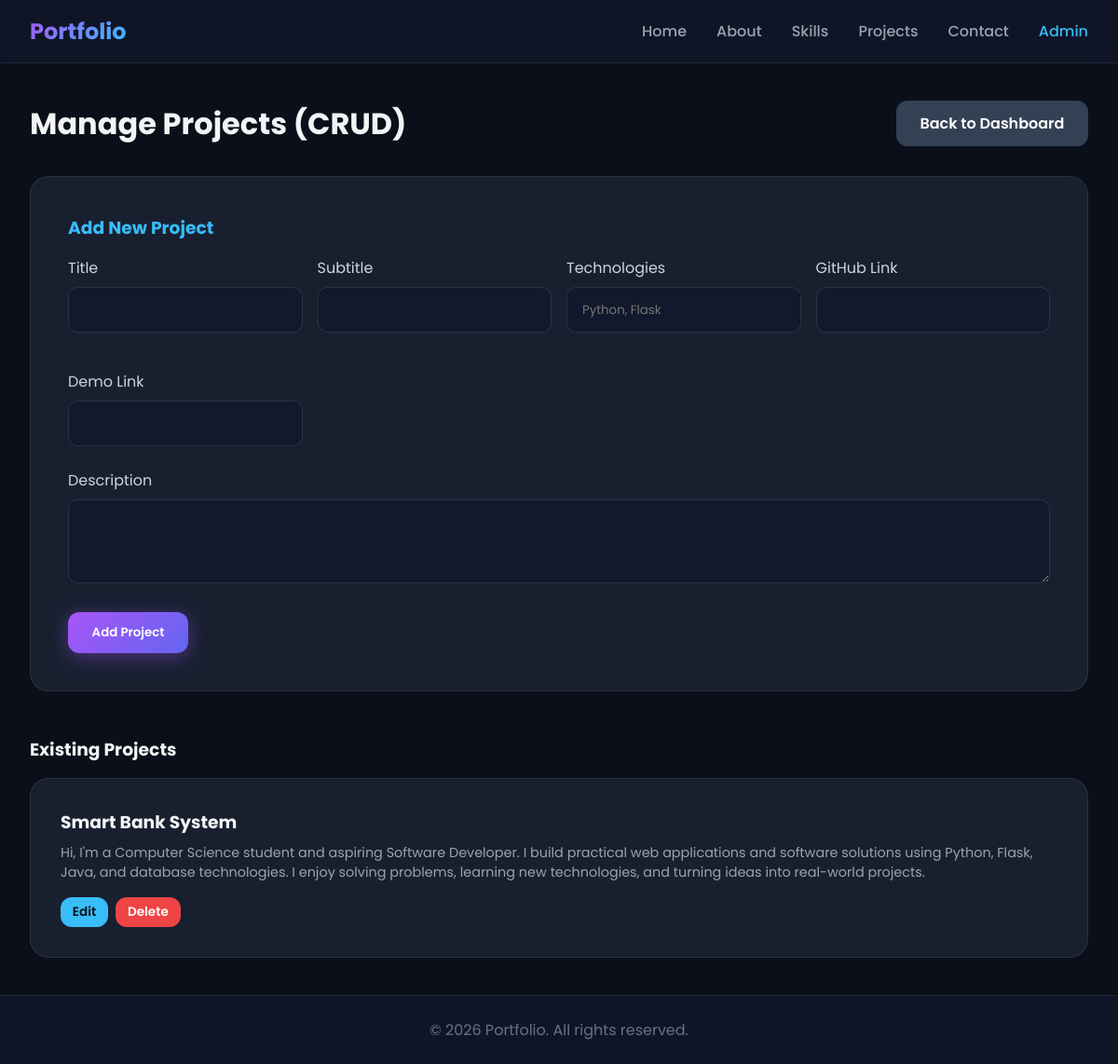
Page /admin/projects (signed in) on the committed database.
### tables this page shows
CREATE TABLE projects (
            id INTEGER PRIMARY KEY AUTOINCREMENT,
            title TEXT NOT NULL,
            subtitle TEXT,
            description TEXT,
            tech TEXT,
            github TEXT,
            demo TEXT
        );

### app.py (the view, shortened to what this page needs)
@app.route("/admin/projects", methods=["GET", "POST"])
def admin_projects():
    if not session.get("admin"):
        return redirect(url_for("login"))
    conn = get_db_connection()
    projects = conn.execute("SELECT * FROM projects").fetchall()
    conn.close()
    return render_template("admin/projects.html", projects=projects)

### app.py (called while the page is built)
def get_db_connection():
    if not os.path.exists("database"):
        os.makedirs("database")
    conn = sqlite3.connect("database/portfolio.db")
    conn.row_factory = sqlite3.Row
    return conn

### templates/admin/projects.html (shortened to what this page needs)
{% extends "base.html" %}
{% block content %}
<div>
    <div style="display: flex; justify-content: space-between; align-items: center; margin-bottom: 2rem;">
        <h1>Manage Projects (CRUD)</h1>
        <a href="{{ url_for('admin_dashboard') }}" class="btn" style="background: #334155; color: white;">Back to Dashboard</a>
    </div>
    <form method="POST" class="contact-form" style="max-width: 100%; margin-bottom: 3rem;">
        <h3 style="margin-bottom: 1rem; color: #38bdf8;">Add New Project</h3>
        <div style="display: grid; grid-template-columns: repeat(auto-fit, minmax(250px, 1fr)); gap: 1rem;">
            <div class="form-group"><label>Title</label><input type="text" name="title" required></div>
            <div class="form-group"><label>Subtitle</label><input type="text" name="subtitle"></div>
            <div class="form-group"><label>Technologies</label><input type="text" name="tech" placeholder="Python, Flask"></div>
            <div class="form-group"><label>GitHub Link</label><input type="text" name="github"></div>
            <div class="form-group"><label>Demo Link</label><input type="text" name="demo"></div>
        </div>
        <div class="form-group"><label>Description</label><textarea name="description" rows="3"></textarea></div>
        <button type="submit" class="btn primary-btn">Add Project</button>
    </form>
    <h3>Existing Projects</h3>
    <div class="projects-grid" style="margin-top: 1rem;">
        {% for p in projects %}
        <div class="project-card">
            <h3>{{ p.title }}</h3>
            <p style="color: #9ca3af; font-size: 0.9rem; margin: 0.5rem 0;">{{ p.description }}</p>
            <div style="display: flex; gap: 0.5rem; margin-top: 1rem;">
                <a href="{{ url_for('edit_project', id=p.id) }}" class="btn" style="background: #38bdf8; color: #0b0f19; padding: 0.4rem 0.8rem; font-size: 0.85rem;">Edit</a>
                <a href="{{ url_for('delete_project', id=p.id) }}" class="btn" style="background: #ef4444; color: white; padding: 0.4rem 0.8rem; font-size: 0.85rem;" onclick="return confirm('Are you sure?')">Delete</a>
            </div>
        </div>
        {% else %}
        <p style="color: #9ca3af;">No projects found.</p>
        {% endfor %}
    </div>
</div>
{% endblock %}

### static/css/style.css (style rules this page uses)
* { margin: 0; padding: 0; box-sizing: border-box; font-family: 'Poppins', sans-serif; }
body { background-color: #0b0f19; color: #f3f4f6; min-height: 100vh; display: flex; flex-direction: column; }
.btn { display: inline-block; padding: 0.75rem 1.6rem; border-radius: 12px; text-decoration: none; font-weight: 600; transition: all 0.3s ease; border: none; cursor: pointer; }
.primary-btn { background: linear-gradient(135deg, #a855f7, #6366f1); color: white; box-shadow: 0 4px 20px rgba(168, 85, 247, 0.4); }
.projects-grid, .skills-grid { display: grid; grid-template-columns: repeat(auto-fit, minmax(320px, 1fr)); gap: 2rem; margin-top: 2rem; }
.project-card, .skill-card, .about-card { background: rgba(30, 41, 59, 0.7); border: 1px solid rgba(255, 255, 255, 0.08); padding: 2rem; border-radius: 20px; backdrop-filter: blur(10px); transition: transform 0.3s; }
.contact-form { background: rgba(30, 41, 59, 0.7); padding: 2.5rem; border-radius: 20px; border: 1px solid rgba(255, 255, 255, 0.08); max-width: 600px; }
.form-group { margin-bottom: 1.5rem; }
.form-group label { display: block; margin-bottom: 0.5rem; color: #cbd5e1; }
.form-group input, .form-group textarea { width: 100%; padding: 0.85rem 1rem; border-radius: 10px; border: 1px solid rgba(255, 255, 255, 0.1); background: rgba(15, 23, 42, 0.6); color: white; outline: none; }

### rows in the picture
projects: title "Smart Bank System", description "Hi, I'm a Computer Science student and aspiring Software Developer. I build practical web applications and software solutions using Python, Flask, Java, and database technologies. I enjoy solving problems, learning new technologies, and turning ideas into real-world projects."
